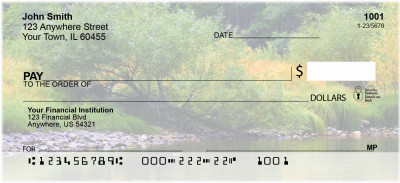
#> input picture filtering_chapter/images/bank6.jpg, 400 x 183 px, found by its file name
$ python intermean_method.py
#> lines starting #> are read from the running program, lines starting #| are printed output that depends on the picture; long printed decimals are rounded
import numpy as np
import cv2
import math
from matplotlib import pyplot as plt

def resize_img(img, percent):
    dim = (int(img.shape[1] * percent) , int(img.shape[0] * percent))
    return  cv2.resize(img, dim, interpolation = cv2.INTER_AREA)

def intermean(im, t):
    [hist, _] = np.histogram(im, bins=256, range=(0, 255))

    prob = 1.0*hist/np.sum(hist)
    w0 = np.sum(prob[:t]) + 0.00000001
    w1 = np.sum(prob[t:]) + 0.00000001

    u0 = np.sum(np.array([i for i in range(t)])*prob[:t])/w0
    u1 = np.sum(np.array([i for i in range(t,256)])*prob[t:])/w1
    print(t, u0, u1)
    if (u0 == 0.0):
        thr = u1
    elif (u1 == 0.0):
        thr = u0
    else:
        thr = (u0 +u1) / 2

    return thr.astype('int16')

if __name__ == '__main__':
    im = cv2.imread("./images/bank6.jpg", 0)
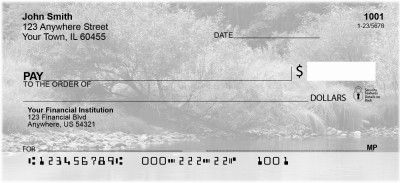
#> im: shape (183, 400); min 0, max 255, mean 198.4
    im_flat = np.reshape(im,(im.shape[0]*im.shape[1]))
    t0 = 128
    flag = True
    Tlist = []
    Tlist.append(t0)
    while (flag):
        t1 = intermean(im, t0)
        Tlist.append(t1)
        if (math.fabs(t1 -t0) < 1):
            flag = False
        else:
            t0 = t1
#> this loop made 4 passes
#> (w0 in intermean, w1 in intermean, u0 in intermean, u1 in intermean, thr in intermean, t1, t0) on passes 1 to 3: (0.0364, 0.964, 79.4, 202.9, 141.1, 141, 141), (0.0442, 0.956, 89.02, 203.4, 146.2, 146, 146), (0.0475, 0.952, 92.86, 203.6, 148.3, 148, 148)
#> (w0 in intermean, w1 in intermean, u0 in intermean, u1 in intermean, thr in intermean, t1) on pass 4: (0.0488, 0.951, 94.21, 203.7, 149, 148)
#| 128 79.398 202.870
#| 141 89.023 203.428
#| 146 92.859 203.642
#| 148 94.210 203.716
#> after the loop, Tlist = [128, 141, 146, 148, 148]
    #print(Tlist)
    print(t1)
#| 148
    plt.subplot(131)
    plt.imshow(im, cmap = 'gray')
    plt.subplot(132)
    plt.hist(im_flat, bins=256, range=(0, 255))
    plt.subplot(133)
    plt.imshow(im > t1, cmap = 'gray')
    plt.show()
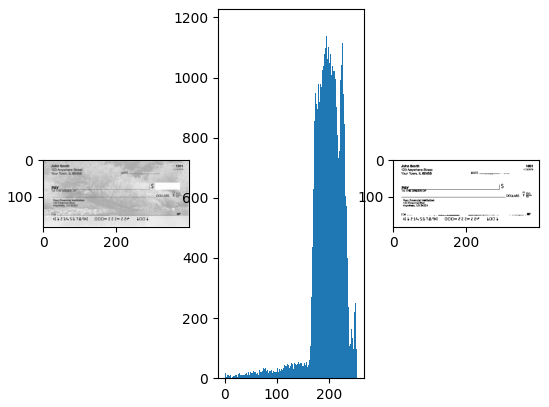
#> figure drawn by matplotlib, 3 panels; panel 2: tallest bar 1171 high, from x = 225.1 to 226.1

$ run again, with filtering_chapter/images/bank7.jpg copied over filtering_chapter/images/bank6.jpg
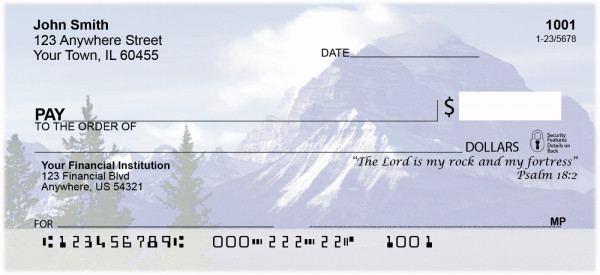
#> input picture filtering_chapter/images/bank7.jpg, 600 x 275 px, found by its file name
#> `im = cv2.imread("./images/bank6.jpg", 0)`:
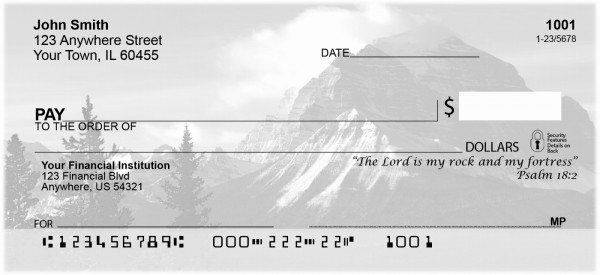
#> im: shape (275, 600); min 0, max 255, mean 213
#> the loop `while (flag):` made 5 passes
#> (w0 in intermean, w1 in intermean, u0 in intermean, u1 in intermean, thr in intermean, t1, t0) on passes 1 to 4: (0.0372, 0.963, 67.89, 218.6, 143.3, 143, 143), (0.0445, 0.956, 78.89, 219.3, 149.1, 149, 149), (0.047, 0.953, 82.5, 219.5, 151, 150, 150), (0.0475, 0.952, 83.15, 219.5, 151.3, 151, 151)
#> (printed output is left out)
#> after the loop `while (flag):`: Tlist = [128, 143, 149, 150, 151, 151]
#| 151
#> `plt.show()`:
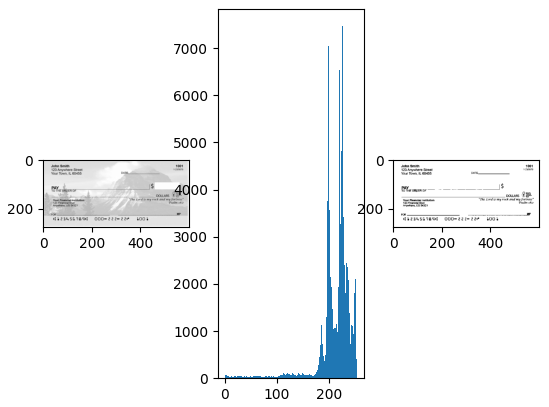
#> figure drawn by matplotlib, 3 panels; panel 2: tallest bar 7466 high, from x = 226.1 to 227.1
